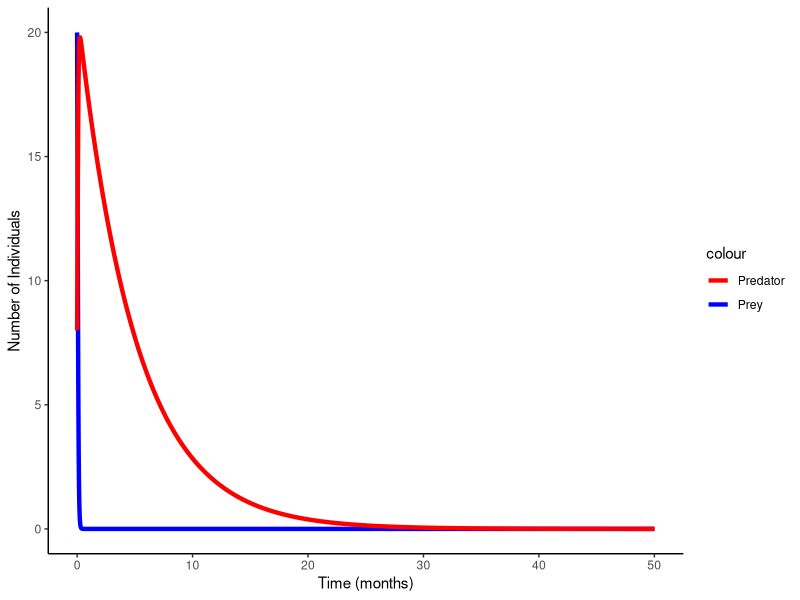
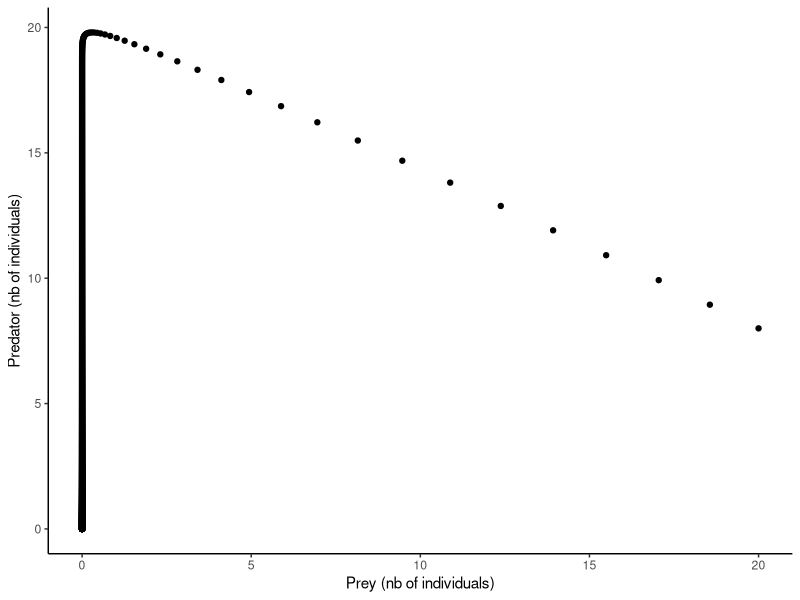

Recreate these plots in R, in order.
## ---- chunk 1
rm(list=ls()) #to clear all the environment

X_init<-20    #starting value for x
Y_init<-8     #starting value for y
## ---- chunk 2
tend<-50    #how long the simulation is going to run for
delta_t<-0.01    #the size of the time step, as we will be moving through time with discrete steps

# Model coefficients
a<-0.8 #prey
b<-0.4 #prey
c<-0.6 #predator
h<-0.2 #predator
## ---- chunk 3
X<-c(X_init)    #we will append to this vector, it is going to be filled up with the successive levels of X, during all the time of the simulation
Y<-c(Y_init)    #idem with Y

t<-c(0)   #this vector will be filled up with all the time steps
## ---- chunk 4
while (t[length(t)]<tend) 
{
  current_X<-X[length(X)]   #we define current_X as the most recent value of X
  current_Y<-Y[length(Y)]    #idem for Y
  current_t<-t[length(t)]
  
  delta_X<-(a*current_X-current_X*current_Y)*delta_t
  next_X<-current_X+delta_X
  
  delta_Y<-(c*current_X*current_Y-h*current_Y)*delta_t
  next_Y<-current_Y+delta_Y
  
  next_t<-current_t+delta_t
  
  #We append the successive values to the vectors
  X<-append(X,next_X)
  Y<-append(Y,next_Y)
  t<-append(t,next_t)

}
## ---- chunk 5
library(ggplot2)

LV <- data.frame(time = t, prey = X, predator = Y)

ggplot(LV, aes(x = time)) +
  geom_line(aes(y = prey, color = "Prey"), size = 1.5) +
  geom_line(aes(y = predator, color = "Predator"), size = 1.5) +
  labs(x = "Time (months)", y = "Number of Individuals") +
  scale_color_manual(values = c(Prey = "blue", Predator = "red")) +
  theme_classic()
## ---- chunk 6
ggplot(LV, aes(x = prey, y = predator)) +
  geom_point() +
  labs(x = "Prey (nb of individuals)", y = "Predator (nb of individuals)") +
  theme_classic()
